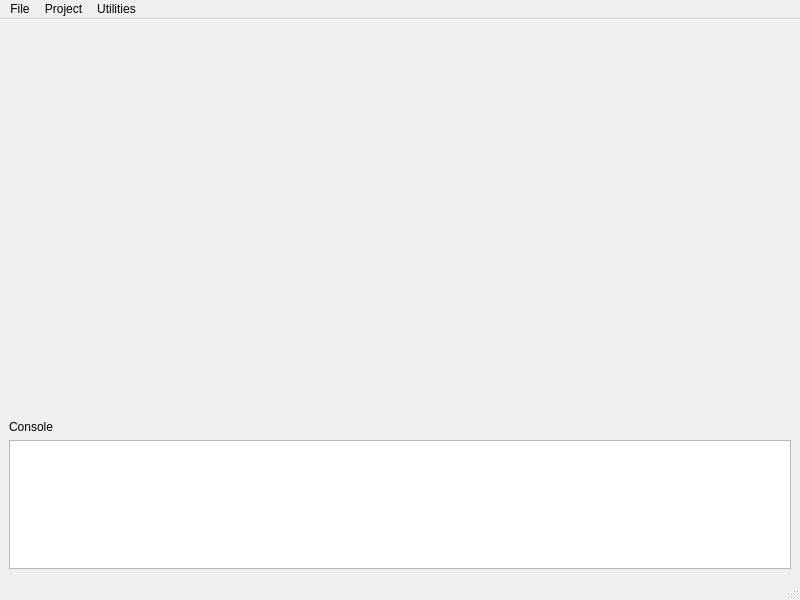
<?xml version="1.0" encoding="UTF-8"?>
<ui version="4.0">
 <class>MainWindow</class>
 <widget class="QMainWindow" name="MainWindow">
  <property name="geometry">
   <rect>
    <x>0</x>
    <y>0</y>
    <width>800</width>
    <height>600</height>
   </rect>
  </property>
  <property name="focusPolicy">
   <enum>Qt::FocusPolicy::StrongFocus</enum>
  </property>
  <property name="windowTitle">
   <string>Vadon Editor</string>
  </property>
  <widget class="QWidget" name="centralwidget">
   <property name="sizePolicy">
    <sizepolicy hsizetype="Preferred" vsizetype="Preferred">
     <horstretch>0</horstretch>
     <verstretch>0</verstretch>
    </sizepolicy>
   </property>
   <property name="focusPolicy">
    <enum>Qt::FocusPolicy::StrongFocus</enum>
   </property>
   <layout class="QVBoxLayout" name="verticalLayout" stretch="3,0,1">
    <item>
     <widget class="QWidget" name="container" native="true">
      <property name="focusPolicy">
       <enum>Qt::FocusPolicy::StrongFocus</enum>
      </property>
     </widget>
    </item>
    <item>
     <widget class="QLabel" name="consoleLabel">
      <property name="text">
       <string>Console</string>
      </property>
     </widget>
    </item>
    <item>
     <widget class="QPlainTextEdit" name="console">
      <property name="documentTitle">
       <string/>
      </property>
      <property name="readOnly">
       <bool>true</bool>
      </property>
     </widget>
    </item>
   </layout>
  </widget>
  <widget class="QMenuBar" name="menubar">
   <property name="geometry">
    <rect>
     <x>0</x>
     <y>0</y>
     <width>800</width>
     <height>21</height>
    </rect>
   </property>
   <widget class="QMenu" name="menuFile">
    <property name="title">
     <string>File</string>
    </property>
    <addaction name="actionNew"/>
    <addaction name="separator"/>
    <addaction name="actionSave"/>
    <addaction name="actionLoad"/>
    <addaction name="separator"/>
    <addaction name="actionExit"/>
   </widget>
   <widget class="QMenu" name="menuProject">
    <property name="title">
     <string>Project</string>
    </property>
    <addaction name="actionProperties"/>
   </widget>
   <widget class="QMenu" name="menuUtilities">
    <property name="title">
     <string>Utilities</string>
    </property>
    <addaction name="actionGenerate_UUID"/>
   </widget>
   <addaction name="menuFile"/>
   <addaction name="menuProject"/>
   <addaction name="menuUtilities"/>
  </widget>
  <widget class="QStatusBar" name="statusbar"/>
  <action name="actionNew">
   <property name="text">
    <string>New</string>
   </property>
  </action>
  <action name="actionSave">
   <property name="text">
    <string>Save</string>
   </property>
  </action>
  <action name="actionLoad">
   <property name="text">
    <string>Load</string>
   </property>
  </action>
  <action name="actionExit">
   <property name="text">
    <string>Exit</string>
   </property>
  </action>
  <action name="actionProperties">
   <property name="text">
    <string>Properties</string>
   </property>
  </action>
  <action name="actionGenerate_UUID">
   <property name="text">
    <string>Generate UUID</string>
   </property>
  </action>
 </widget>
 <resources/>
 <connections/>
</ui>
